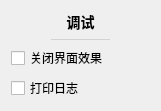
           <widget class="QWidget" name="debugSettingsCard" native="true">
            <property name="geometry">
             <rect>
              <x>370</x>
              <y>660</y>
              <width>161</width>
              <height>111</height>
             </rect>
            </property>
            <property name="styleSheet">
             <string notr="true">#debugSettingsCard
{
	background: #f7f7ff;
	border: none;
	border-radius: 5px;
}</string>
            </property>
            <layout class="QVBoxLayout" name="verticalLayout_44">
             <item>
              <widget class="QLabel" name="label_31">
               <property name="sizePolicy">
                <sizepolicy hsizetype="Preferred" vsizetype="Fixed">
                 <horstretch>0</horstretch>
                 <verstretch>0</verstretch>
                </sizepolicy>
               </property>
               <property name="styleSheet">
                <string notr="true">font-size: 14px;
font-weight: 500;</string>
               </property>
               <property name="text">
                <string>调试</string>
               </property>
               <property name="alignment">
                <set>Qt::AlignCenter</set>
               </property>
              </widget>
             </item>
             <item>
              <widget class="QWidget" name="widget_26" native="true">
               <property name="minimumSize">
                <size>
                 <width>0</width>
                 <height>1</height>
                </size>
               </property>
               <property name="maximumSize">
                <size>
                 <width>16777215</width>
                 <height>1</height>
                </size>
               </property>
               <property name="styleSheet">
                <string notr="true">background: lightgray;
margin: 40px;</string>
               </property>
              </widget>
             </item>
             <item>
              <widget class="CheckBox1" name="closeGuiCheck">
               <property name="cursor">
                <cursorShape>PointingHandCursor</cursorShape>
               </property>
               <property name="toolTip">
                <string>关闭一些无关紧要的界面效果
可以减少内存占用</string>
               </property>
               <property name="text">
                <string>关闭界面效果</string>
               </property>
              </widget>
             </item>
             <item>
              <widget class="CheckBox1" name="saveLogCheck">
               <property name="cursor">
                <cursorShape>PointingHandCursor</cursorShape>
               </property>
               <property name="toolTip">
                <string>打印所有输出日志到 安装目录/debug.log
遇到问题可以将此文件发给开发者，用以确定问题</string>
               </property>
               <property name="text">
                <string>打印日志</string>
               </property>
              </widget>
             </item>
            </layout>
           </widget>
